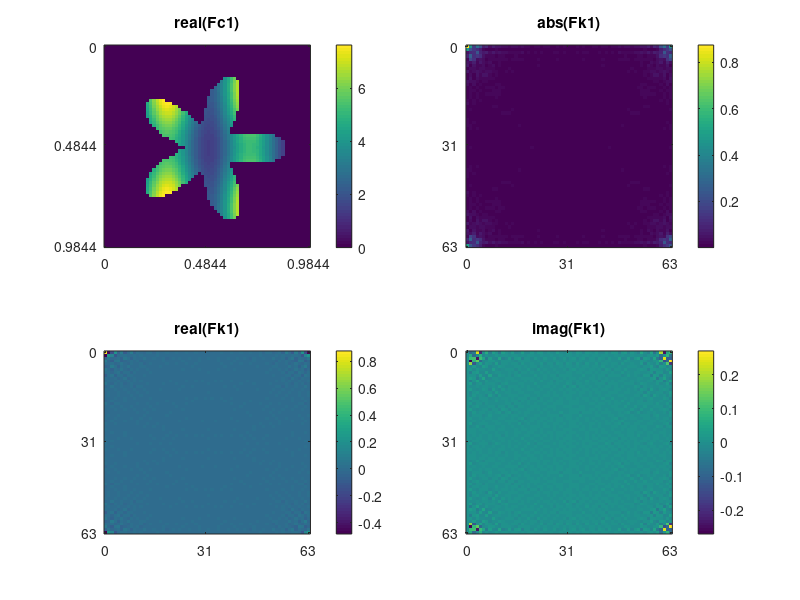
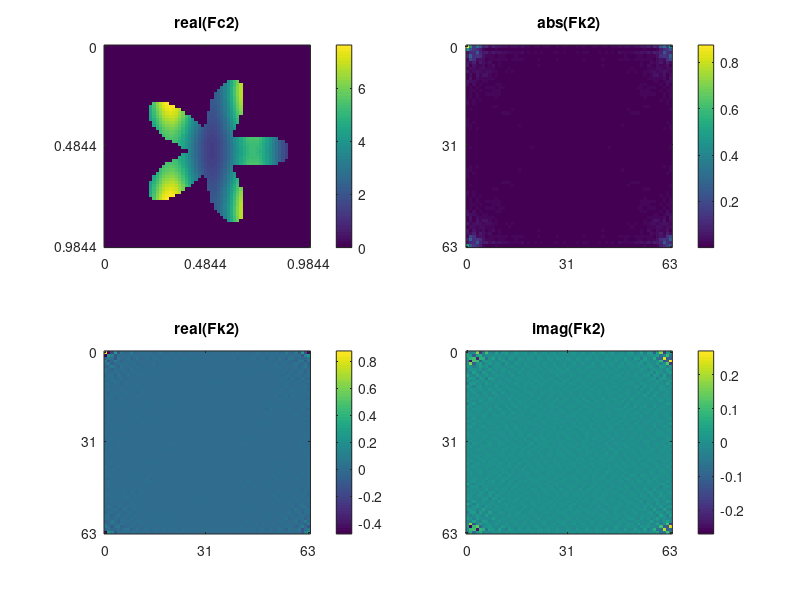

Reproduce these figures in MATLAB, in order.
% test 2d-fourier transform on realistic image ; 
% translating image in real-space ;

ng = 64; cmax = 1;
xg = linspace(0,cmax,ng+1); xg = xg(1:end-1); dx = mean(diff(xg));
kg = (0:ng-1)/cmax; dk = mean(diff(kg));
[Xc,Yc] = meshgrid(xg,xg); Ac = Xc-cmax/2; Bc = Yc-cmax/2;
Rc = sqrt(Ac.^2 + Bc.^2); Wc = atan2(Bc,Ac);
sx=0.1;mx=0.3;sy=0.2;my=0.2;tmp_a = 1/(2*pi*cmax*sx*cmax*sy)*exp(-(Xc - cmax*mx).^2/2/(cmax*sx).^2).*exp(-(Yc - cmax*my).^2/2/(cmax*sy).^2);
sx=0.1;mx=0.7;sy=0.2;my=0.2;tmp_b = 1/(2*pi*cmax*sx*cmax*sy)*exp(-(Xc - cmax*mx).^2/2/(cmax*sx).^2).*exp(-(Yc - cmax*my).^2/2/(cmax*sy).^2);
sx=0.1;mx=0.7;sy=0.2;my=0.8;tmp_c = 1/(2*pi*cmax*sx*cmax*sy)*exp(-(Xc - cmax*mx).^2/2/(cmax*sx).^2).*exp(-(Yc - cmax*my).^2/2/(cmax*sy).^2);
sx=0.1;mx=0.3;sy=0.2;my=0.8;tmp_d = 1/(2*pi*cmax*sx*cmax*sy)*exp(-(Xc - cmax*mx).^2/2/(cmax*sx).^2).*exp(-(Yc - cmax*my).^2/2/(cmax*sy).^2);
%tmp_crop = (Xc<0.75*cmax & Xc>0.25*cmax).*(Yc<0.75*cmax & Yc>0.25*cmax);
tmp_crop = Rc<0.25*(1 + 0.5*cos(5*Wc));
Fc1 = tmp_crop.*(tmp_a+tmp_b+tmp_c+tmp_d);
Lc1 = sum(abs(Fc1(:)).^2)*dx*dx;
Fk1 = fft2(Fc1) * dx*dx;
Lk1 = sum(abs(Fk1(:)).^2)*dk*dk;
disp(sprintf(' %% Lc1 %f Lk1 %f',Lc1,Lk1));
figure;
subplot(2,2,1);imagesc(real(Fc1));title('real(Fc1)'); colorbar; 
set(gca,'XTick',[1,ng/2,ng],'XTickLabel',[xg(1),xg(end/2),xg(end)]);set(gca,'YTick',[1,ng/2,ng],'YTickLabel',[xg(1),xg(end/2),xg(end)]);
%subplot(2,2,2);imagesc(imag(Fc1));title('imag(Fc1)'); colorbar;
%set(gca,'XTick',[1,ng/2,ng],'XTickLabel',[xg(1),xg(end/2),xg(end)]);set(gca,'YTick',[1,ng/2,ng],'YTickLabel',[xg(1),xg(end/2),xg(end)]);
subplot(2,2,2);imagesc(abs(Fk1));title('abs(Fk1)'); colorbar;
set(gca,'XTick',[1,ng/2,ng],'XTickLabel',[kg(1),kg(end/2),kg(end)]);set(gca,'YTick',[1,ng/2,ng],'YTickLabel',[kg(1),kg(end/2),kg(end)]);
subplot(2,2,3);imagesc(real(Fk1));title('real(Fk1)'); colorbar;
set(gca,'XTick',[1,ng/2,ng],'XTickLabel',[kg(1),kg(end/2),kg(end)]);set(gca,'YTick',[1,ng/2,ng],'YTickLabel',[kg(1),kg(end/2),kg(end)]);
subplot(2,2,4);imagesc(imag(Fk1));title('imag(Fk1)'); colorbar;
set(gca,'XTick',[1,ng/2,ng],'XTickLabel',[kg(1),kg(end/2),kg(end)]);set(gca,'YTick',[1,ng/2,ng],'YTickLabel',[kg(1),kg(end/2),kg(end)]);
%gamma = 2*pi/10; Fc2 = interp2(Ac,Bc,Fc1,Ac*cos(gamma) - Bc*sin(gamma),Ac*sin(gamma) + Bc*cos(gamma),'nearest',0);
delta_x = cmax/64; delta_y = cmax/64; Fc2 = interp2(Ac,Bc,Fc1,Ac-delta_x,Bc-delta_y,'nearest',0);
Lc2 = sum(abs(Fc2(:)).^2)*dx*dx;
Fk2 = fft2(Fc2) * dx*dx;
Lk2 = sum(abs(Fk2(:)).^2)*dk*dk;
disp(sprintf(' %% Lc2 %f Lk2 %f',Lc2,Lk2));
figure;
subplot(2,2,1);imagesc(real(Fc2));title('real(Fc2)'); colorbar; 
set(gca,'XTick',[1,ng/2,ng],'XTickLabel',[xg(1),xg(end/2),xg(end)]);set(gca,'YTick',[1,ng/2,ng],'YTickLabel',[xg(1),xg(end/2),xg(end)]);
%subplot(2,2,2);imagesc(imag(Fc2));title('imag(Fc2)'); colorbar;
%set(gca,'XTick',[1,ng/2,ng],'XTickLabel',[xg(1),xg(end/2),xg(end)]);set(gca,'YTick',[1,ng/2,ng],'YTickLabel',[xg(1),xg(end/2),xg(end)]);
subplot(2,2,2);imagesc(abs(Fk2));title('abs(Fk2)'); colorbar;
set(gca,'XTick',[1,ng/2,ng],'XTickLabel',[kg(1),kg(end/2),kg(end)]);set(gca,'YTick',[1,ng/2,ng],'YTickLabel',[kg(1),kg(end/2),kg(end)]);
subplot(2,2,3);imagesc(real(Fk2));title('real(Fk2)'); colorbar;
set(gca,'XTick',[1,ng/2,ng],'XTickLabel',[kg(1),kg(end/2),kg(end)]);set(gca,'YTick',[1,ng/2,ng],'YTickLabel',[kg(1),kg(end/2),kg(end)]);
subplot(2,2,4);imagesc(imag(Fk2));title('imag(Fk2)'); colorbar;
set(gca,'XTick',[1,ng/2,ng],'XTickLabel',[kg(1),kg(end/2),kg(end)]);set(gca,'YTick',[1,ng/2,ng],'YTickLabel',[kg(1),kg(end/2),kg(end)]);
